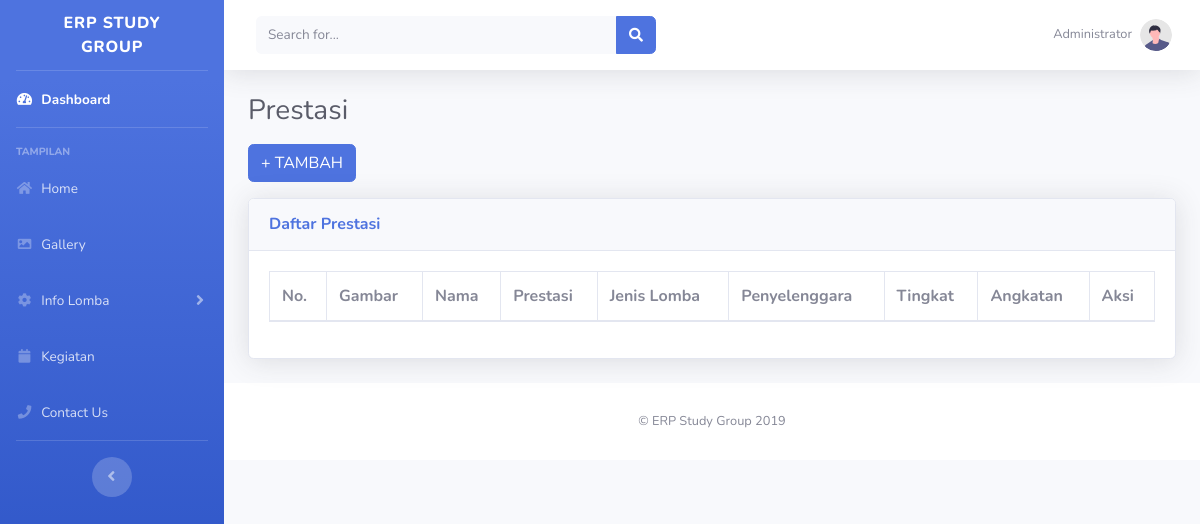
Before: /admin/prestasi.php (signed in) with the older database file.
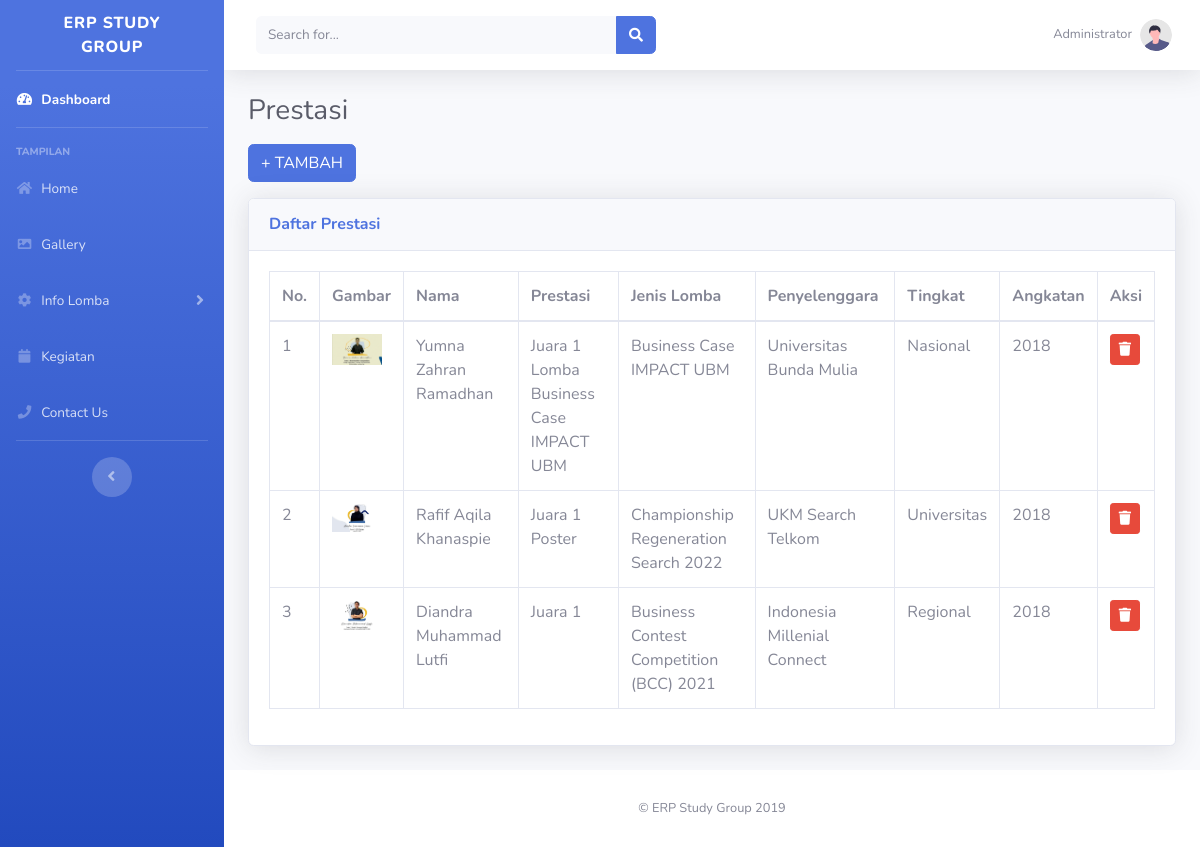
After: the same page with the newer database file.
### tables this page shows
CREATE TABLE `prestasi` (
  `id_prestasi` int(11) NOT NULL,
  `nama` varchar(50) NOT NULL,
  `prestasi` varchar(50) NOT NULL,
  `jenis_lomba` varchar(150) NOT NULL,
  `penyelenggara` varchar(50) NOT NULL,
  `tingkat` varchar(50) NOT NULL,
  `tahun` varchar(5) NOT NULL,
  `gambar` varchar(255) DEFAULT NULL
);

### admin/prestasi.php (the view, shortened to what this page needs)
<?php include "header.php";
?>
        <div class="container-fluid">
            <h1 class="h3 mb-2 text-gray-800">Prestasi</h1>
            <a class="btn btn-primary mt-2 mb-3" href="prestasi_add.php">+ TAMBAH</a>
            <div class="card shadow mb-4">
                <div class="card-header py-3">
                    <h6 class="m-0 font-weight-bold text-primary">Daftar Prestasi</h6>
                </div>
                <div class="card-body">
                    <div class="table-responsive">
                        <div id="dataTable_wrapper" class="dataTables_wrapper dt-bootstrap4">
                            <table class="table table-bordered dataTable" id="dataTable" width="100%" cellspacing="0" role="grid" aria-describedby="dataTable_info" style="width: 100%;">
                                <thead>
                                    <tr>
                                        <th>No.</th>
                                        <th>Gambar</th>
                                        <th>Nama</th>
                                        <th>Prestasi</th>
                                        <th>Jenis Lomba</th>
                                        <th>Penyelenggara</th>
                                        <th>Tingkat</th>
                                        <th>Angkatan</th>
                                        <th>Aksi</th>
                                    </tr>
                                </thead>
                                <tbody>
                                    <?php $prestasi = mysqli_query($conn,"SELECT * FROM prestasi ORDER BY tahun DESC");
                                        $i=1;
                                        while($d=mysqli_fetch_assoc($prestasi)):
                                    ?>
                                        <tr>
                                            <td><?= $i; ?></td>
                                            <td><?php if(!empty($d['gambar'])){echo "<img src='../assets/img/$d[gambar]' style='max-width:50px'></img>";}else{echo 'N/A';} ?></td>
                                            <td><?= $d['nama']; ?></td>
                                            <td><?= $d['prestasi']; ?></td>
                                            <td><?= $d['jenis_lomba']; ?></td>
                                            <td><?= $d['penyelenggara']; ?></td>
                                            <td><?= $d['tingkat']; ?></td>
                                            <td><?= $d['tahun']; ?></td>
                                            <td><button class="btn btn-sm btn-danger delete" id="<?= $d['id_prestasi']; ?>"><i class="fas fa-trash"></i></button></td>
                                        </tr>
                                    <?php $i++; endwhile; ?>
                                </tbody>
                            </table>
                    </div>
                </div>
            </div>
        </div>
    </div>
<?php include "footer.php"; ?>

Changed rows visible on the page:
added prestasi: gambar (picture), nama "Yumna Zahran Ramadhan", prestasi "Juara 1 Lomba Business Case IMPACT UBM", jenis_lomba "Business Case IMPACT UBM", penyelenggara "Universitas Bunda Mulia", tingkat "Nasional", tahun "2018"
added prestasi: gambar (picture), nama "Rafif Aqila Khanaspie", prestasi "Juara 1 Poster", jenis_lomba "Championship Regeneration Search 2022", penyelenggara "UKM Search Telkom", tingkat "Universitas", tahun "2018"
added prestasi: gambar (picture), nama "Diandra Muhammad Lutfi", prestasi "Juara 1", jenis_lomba "Business Contest Competition (BCC) 2021", penyelenggara "Indonesia Millenial Connect", tingkat "Regional", tahun "2018"
